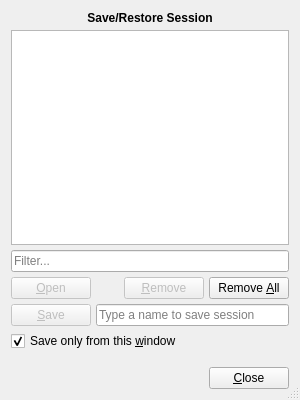
<?xml version="1.0" encoding="UTF-8"?>
<ui version="4.0">
 <class>Texxy::SessionDialog</class>
 <widget class="QDialog" name="sessionDialog">
  <property name="geometry">
   <rect>
    <x>0</x>
    <y>0</y>
    <width>300</width>
    <height>400</height>
   </rect>
  </property>
  <property name="windowTitle">
   <string>Session Manager</string>
  </property>
  <property name="sizeGripEnabled">
   <bool>true</bool>
  </property>
  <layout class="QGridLayout" name="gridLayout" rowstretch="1,0,0">
   <item row="0" column="0">
    <widget class="QStackedWidget" name="stackedWidget">
     <property name="currentIndex">
      <number>0</number>
     </property>
     <widget class="QWidget" name="page">
      <layout class="QGridLayout" name="mainGrid">
       <property name="leftMargin">
        <number>0</number>
       </property>
       <property name="topMargin">
        <number>0</number>
       </property>
       <property name="rightMargin">
        <number>0</number>
       </property>
       <property name="bottomMargin">
        <number>0</number>
       </property>
       <property name="spacing">
        <number>5</number>
       </property>
       <item row="0" column="0" colspan="4">
        <widget class="QLabel" name="label">
         <property name="text">
          <string>&lt;b&gt;Save/Restore Session&lt;/b&gt;</string>
         </property>
         <property name="alignment">
          <set>Qt::AlignCenter</set>
         </property>
         <property name="margin">
          <number>5</number>
         </property>
        </widget>
       </item>
       <item row="1" column="0" colspan="4">
        <widget class="QListWidget" name="listWidget">
         <property name="selectionMode">
          <enum>QAbstractItemView::ExtendedSelection</enum>
         </property>
         <property name="sortingEnabled">
          <bool>true</bool>
         </property>
        </widget>
       </item>
       <item row="2" column="0" colspan="4">
        <widget class="LineEdit" name="filterLineEdit">
         <property name="placeholderText">
          <string>Filter...</string>
         </property>
         <property name="clearButtonEnabled">
          <bool>true</bool>
         </property>
        </widget>
       </item>
       <item row="3" column="0">
        <widget class="QPushButton" name="openBtn">
         <property name="enabled">
          <bool>false</bool>
         </property>
         <property name="toolTip">
          <string>Open the selected session(s).</string>
         </property>
         <property name="text">
          <string>&amp;Open</string>
         </property>
        </widget>
       </item>
       <item row="3" column="1">
        <spacer name="horizontalSpacer">
         <property name="orientation">
          <enum>Qt::Horizontal</enum>
         </property>
         <property name="sizeType">
          <enum>QSizePolicy::MinimumExpanding</enum>
         </property>
         <property name="sizeHint" stdset="0">
          <size>
           <width>20</width>
           <height>5</height>
          </size>
         </property>
        </spacer>
       </item>
       <item row="3" column="2">
        <widget class="QPushButton" name="removeBtn">
         <property name="enabled">
          <bool>false</bool>
         </property>
         <property name="toolTip">
          <string>Del</string>
         </property>
         <property name="text">
          <string>&amp;Remove</string>
         </property>
         <property name="icon">
          <iconset theme="edit-delete">
           <normaloff>.</normaloff>.</iconset>
         </property>
         <property name="shortcut">
          <string>Del</string>
         </property>
        </widget>
       </item>
       <item row="3" column="3">
        <widget class="QPushButton" name="clearBtn">
         <property name="toolTip">
          <string>Ctrl+Del</string>
         </property>
         <property name="text">
          <string>Remove &amp;All</string>
         </property>
         <property name="icon">
          <iconset theme="edit-clear">
           <normaloff>.</normaloff>.</iconset>
         </property>
         <property name="shortcut">
          <string>Ctrl+Del</string>
         </property>
        </widget>
       </item>
       <item row="4" column="0">
        <widget class="QPushButton" name="saveBtn">
         <property name="enabled">
          <bool>false</bool>
         </property>
         <property name="toolTip">
          <string>Save the current session under the given title.</string>
         </property>
         <property name="text">
          <string>&amp;Save</string>
         </property>
         <property name="icon">
          <iconset theme="document-save">
           <normaloff>.</normaloff>.</iconset>
         </property>
        </widget>
       </item>
       <item row="4" column="1" colspan="3">
        <widget class="LineEdit" name="lineEdit">
         <property name="placeholderText">
          <string>Type a name to save session</string>
         </property>
         <property name="clearButtonEnabled">
          <bool>true</bool>
         </property>
        </widget>
       </item>
       <item row="5" column="0" colspan="4">
        <widget class="QCheckBox" name="windowBox">
         <property name="toolTip">
          <string>By default, all files that are opened in all
windows will be included in the saved session.</string>
         </property>
         <property name="text">
          <string>Save only from this &amp;window</string>
         </property>
         <property name="checked">
          <bool>true</bool>
         </property>
        </widget>
       </item>
      </layout>
     </widget>
     <widget class="QWidget" name="page_2">
      <layout class="QGridLayout" name="promptGrid">
       <property name="leftMargin">
        <number>0</number>
       </property>
       <property name="topMargin">
        <number>0</number>
       </property>
       <property name="rightMargin">
        <number>0</number>
       </property>
       <property name="bottomMargin">
        <number>0</number>
       </property>
       <property name="verticalSpacing">
        <number>10</number>
       </property>
       <item row="0" column="0" colspan="2">
        <widget class="QLabel" name="warningLabel">
         <property name="text">
          <string>&lt;b&gt;Warning&lt;/b&gt;</string>
         </property>
         <property name="alignment">
          <set>Qt::AlignCenter</set>
         </property>
        </widget>
       </item>
       <item row="1" column="0">
        <spacer name="verticalSpacer_2">
         <property name="orientation">
          <enum>Qt::Vertical</enum>
         </property>
         <property name="sizeHint" stdset="0">
          <size>
           <width>5</width>
           <height>5</height>
          </size>
         </property>
        </spacer>
       </item>
       <item row="2" column="0" colspan="2">
        <widget class="QLabel" name="promptLabel">
         <property name="alignment">
          <set>Qt::AlignCenter</set>
         </property>
         <property name="margin">
          <number>5</number>
         </property>
        </widget>
       </item>
       <item row="3" column="0">
        <spacer name="verticalSpacer_3">
         <property name="orientation">
          <enum>Qt::Vertical</enum>
         </property>
         <property name="sizeHint" stdset="0">
          <size>
           <width>5</width>
           <height>5</height>
          </size>
         </property>
        </spacer>
       </item>
       <item row="4" column="0" alignment="Qt::AlignLeft">
        <widget class="QPushButton" name="confirmBtn">
         <property name="text">
          <string>&amp;Yes</string>
         </property>
        </widget>
       </item>
       <item row="4" column="1" alignment="Qt::AlignRight">
        <widget class="QPushButton" name="cancelBtn">
         <property name="text">
          <string>&amp;No</string>
         </property>
        </widget>
       </item>
      </layout>
     </widget>
    </widget>
   </item>
   <item row="1" column="0">
    <spacer name="verticalSpacer">
     <property name="orientation">
      <enum>Qt::Vertical</enum>
     </property>
     <property name="sizeType">
      <enum>QSizePolicy::Fixed</enum>
     </property>
     <property name="sizeHint" stdset="0">
      <size>
       <width>5</width>
       <height>10</height>
      </size>
     </property>
    </spacer>
   </item>
   <item row="2" column="0" alignment="Qt::AlignRight">
    <widget class="QPushButton" name="closeButton">
     <property name="text">
      <string>&amp;Close</string>
     </property>
    </widget>
   </item>
  </layout>
  <action name="actionRemove">
   <property name="icon">
    <iconset theme="edit-delete"/>
   </property>
   <property name="text">
    <string>&amp;Remove</string>
   </property>
  </action>
  <action name="actionOpen">
   <property name="text">
    <string>&amp;Open</string>
   </property>
  </action>
  <action name="actionRename">
   <property name="icon">
    <iconset theme="edit-rename"/>
   </property>
   <property name="text">
    <string>Re&amp;name</string>
   </property>
  </action>
 </widget>
 <customwidgets>
  <customwidget>
   <class>LineEdit</class>
   <extends>QLineEdit</extends>
   <header>ui/lineedit.h</header>
  </customwidget>
 </customwidgets>
 <resources/>
 <connections/>
</ui>
